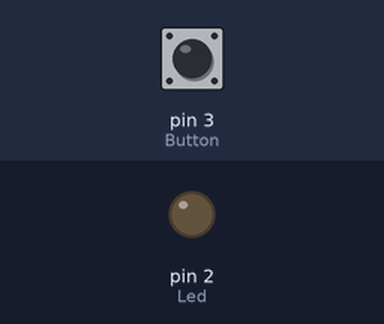
Bench run of a sketch on a simulated Arduino Uno, built with avr-gcc and run on an emulated ATmega328P. Shown: output pins drawn as LEDs (lit = HIGH). Inputs (shaded band) come from the test bench; at power-on: pin 3 (Button) LOW.

Above: at 1.2 s.
1.3 s: pin 3 (Button) pulled HIGH for 0.15 s
At 1.37 s:
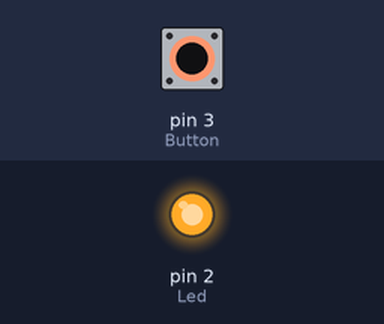
2.9 s: pin 3 (Button) pulled HIGH for 3.2 s
At 7.3 s:
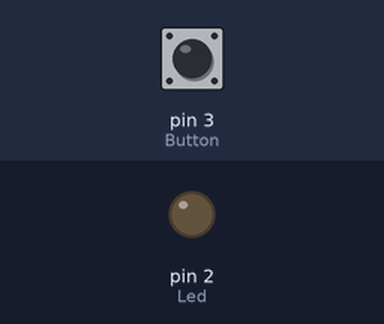
Timing chart, 0 to 8.8 s (numbered marks = the images above; inputs shaded):
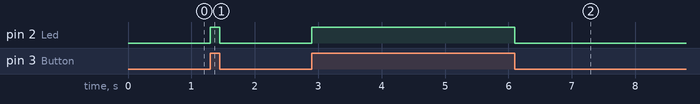

The sketch:

buttons_and_led-arduino.ino
```cpp
int Led = 2;
int Button = 3;

void setup() {
  pinMode(Led, OUTPUT);
  pinMode(Button, INPUT);
}

void loop() {
  int a = digitalRead(Button);
  if(a == 1){
    digitalWrite(Led, HIGH);
  }else{
    digitalWrite(Led, LOW);
  }
}
```

Measured:
- after the input at 1.3 s, pin 2 (Led): LOW → HIGH at once, → LOW 0.15 s later
- after the input at 2.9 s, pin 2 (Led): LOW → HIGH at once, → LOW 3.2 s later
